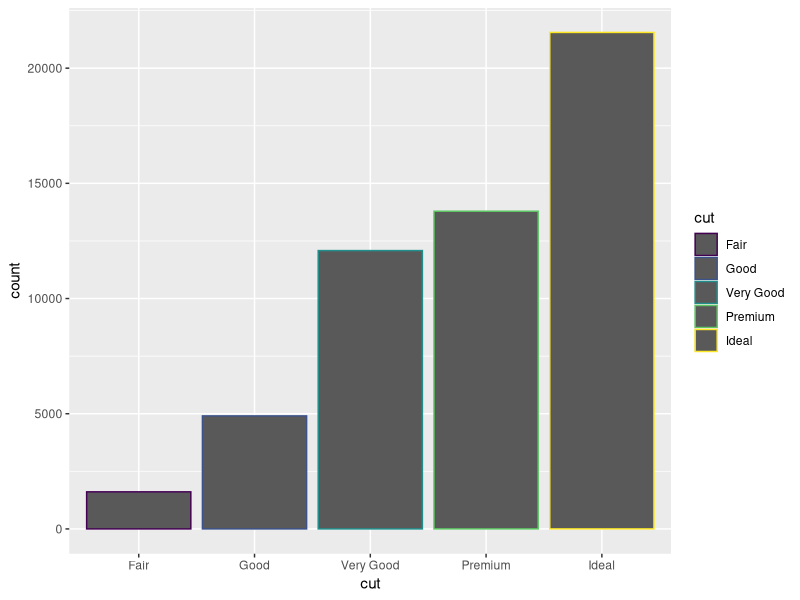
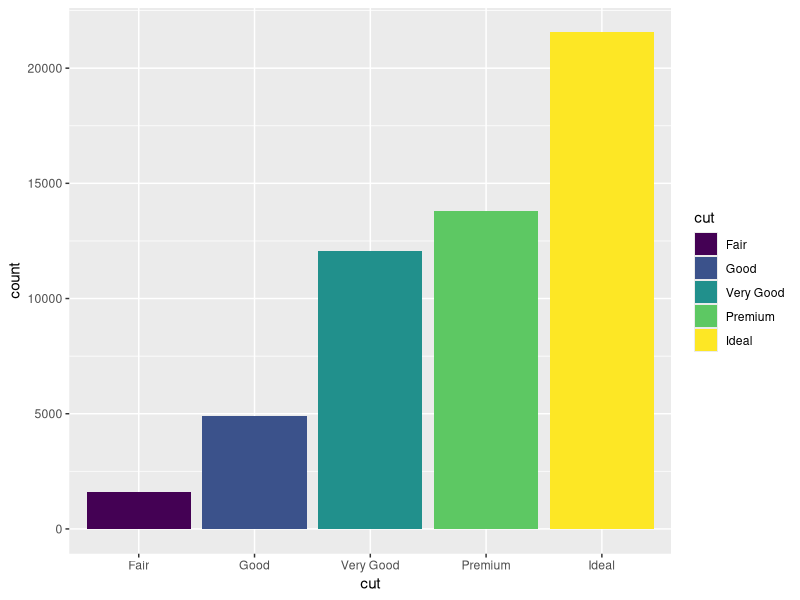
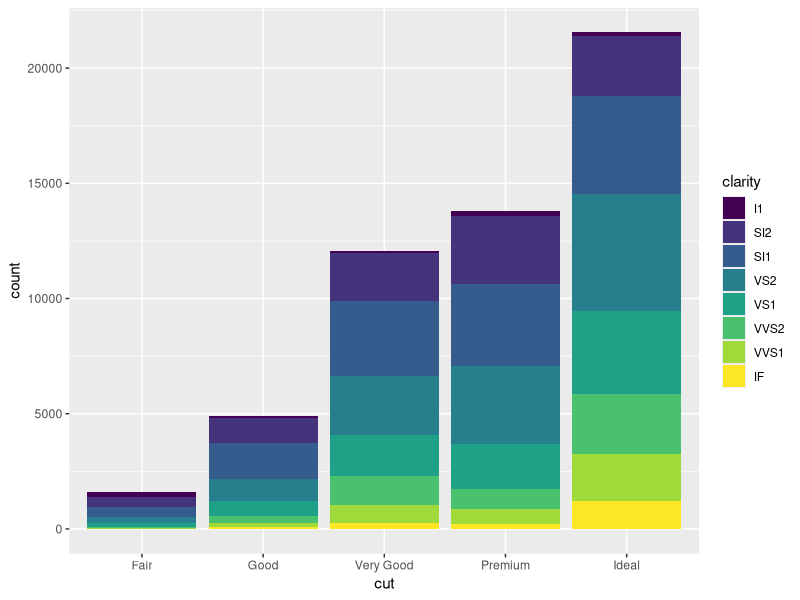
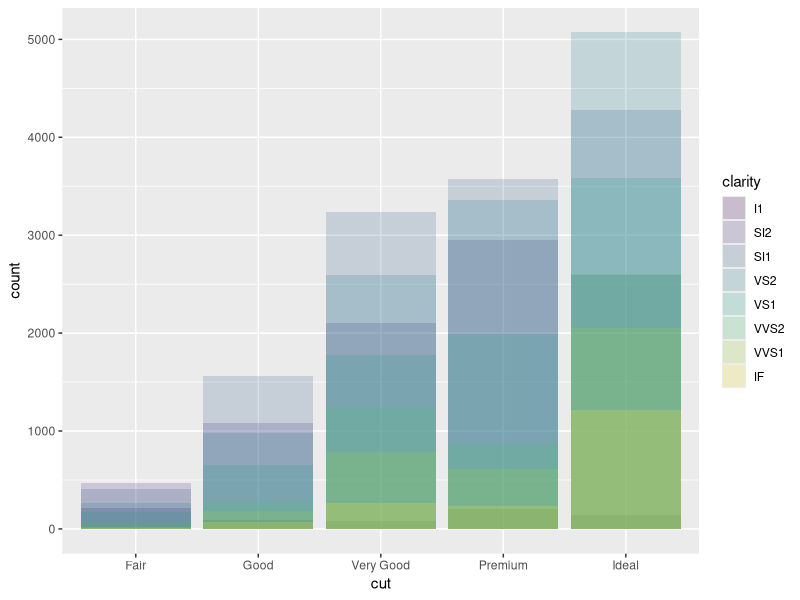
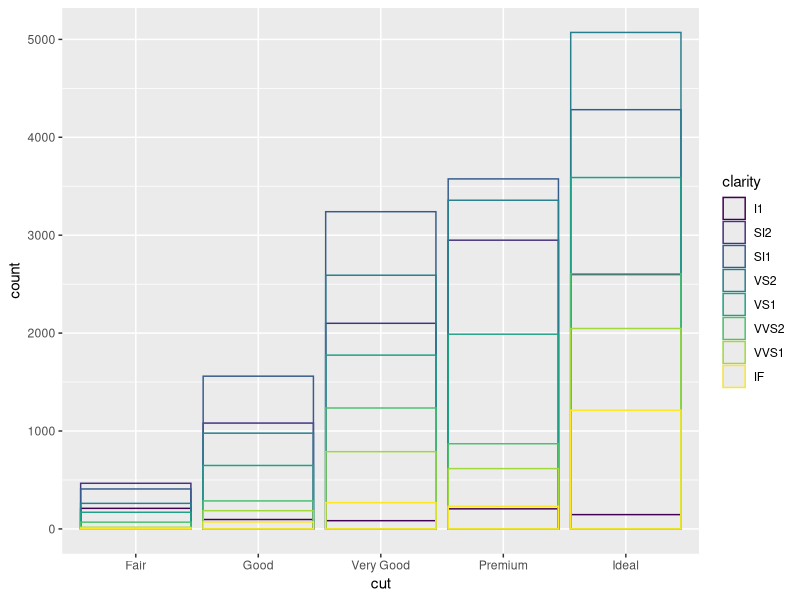
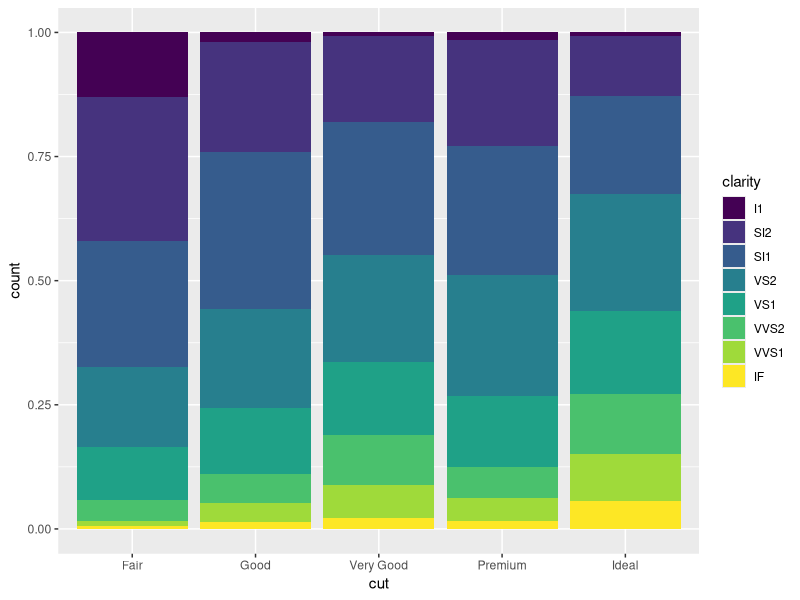
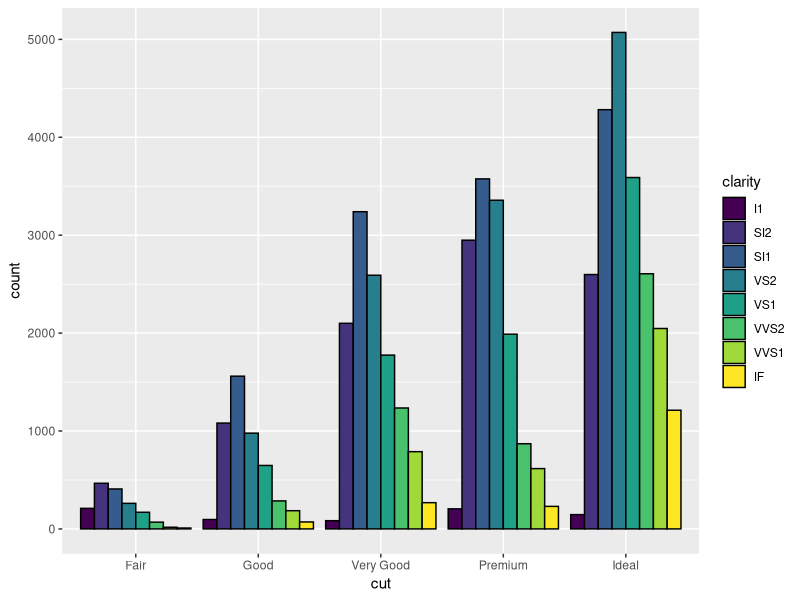
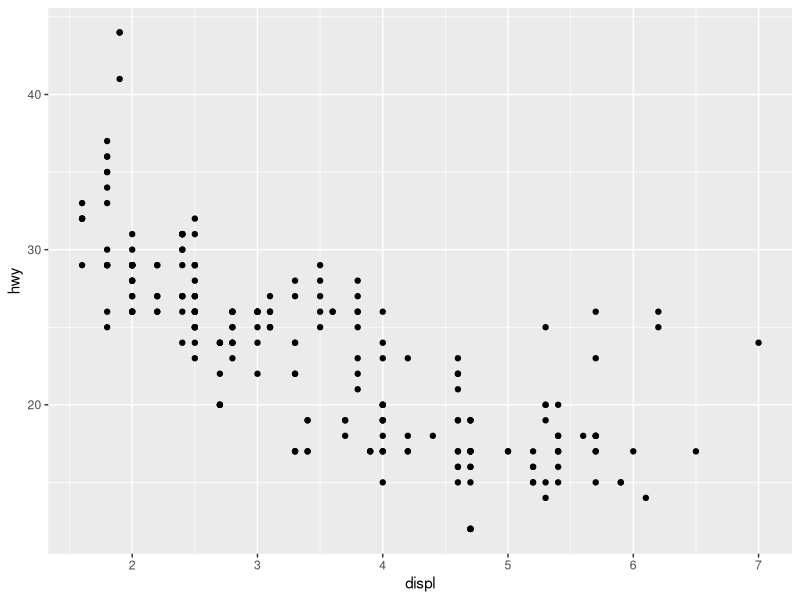

Write R code to recreate these figures, in order.
## ---- chunk 1
library(tidyverse)

knitr::opts_chunk$set(fig.height = 3, fig.width = 6)

Sys.setlocale(locale = "Lithuanian")
## ---- chunk 2
ggplot(data = diamonds) + 
  geom_bar(mapping = aes(x = cut, color = cut))
## ---- chunk 3
ggplot(data = diamonds) + 
  geom_bar(mapping = aes(x = cut, fill = cut))
## ---- chunk 4
ggplot(data = diamonds) + 
  geom_bar(mapping = aes(x = cut, fill = clarity))
## ---- chunk 5
ggplot(data = diamonds, mapping = aes(x = cut, fill = clarity)) + 
  geom_bar(alpha = 1/5, position = "identity")
## ---- chunk 6
ggplot(data = diamonds, mapping = aes(x = cut, colour = clarity)) + 
  geom_bar(fill = NA, position = "identity")
## ---- chunk 7
ggplot(data = diamonds) + 
  geom_bar(mapping = aes(x = cut, fill = clarity), position = "fill")
## ---- chunk 8
ggplot(data = diamonds) + 
  geom_bar(mapping = aes(x = cut, fill = clarity), color = "black", position = "dodge")
## ---- chunk 9
ggplot(data = mpg) + 
  geom_point(mapping = aes(x = displ, y = hwy))
## ---- chunk 10
ggplot(data = mpg) + 
  geom_point(mapping = aes(x = displ, y = hwy), alpha = 0.33, position = "jitter")
## ---- chunk 11

ggplot(data = mpg) + 
  geom_jitter(mapping = aes(x = displ, y = hwy))
## ---- chunk 12
?position_dodge
## ---- chunk 13
?position_fill
## ---- chunk 14
?position_identity
## ---- chunk 15
?position_jitter
## ---- chunk 16
?position_stack
## ---- chunk 17
ggplot(data = mpg, mapping = aes(x = cty, y = hwy)) + 
  geom_point(alpha = 0.5, position = "jitter")
## ---- chunk 18
View(mpg)
ggplot(mpg, mapping = aes(x = class, y = displ)) + 
    geom_boxplot(position = "dodge")
